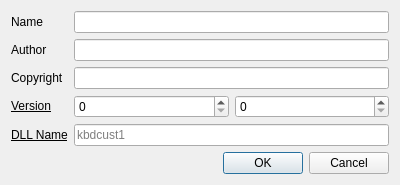
<?xml version="1.0" encoding="UTF-8"?>
<ui version="4.0">
 <class>Dialog</class>
 <widget class="QDialog" name="Dialog">
  <property name="geometry">
   <rect>
    <x>0</x>
    <y>0</y>
    <width>400</width>
    <height>173</height>
   </rect>
  </property>
  <property name="sizePolicy">
   <sizepolicy hsizetype="Preferred" vsizetype="Fixed">
    <horstretch>0</horstretch>
    <verstretch>0</verstretch>
   </sizepolicy>
  </property>
  <property name="windowTitle">
   <string>Metadata</string>
  </property>
  <layout class="QFormLayout" name="formLayout">
   <item row="0" column="0">
    <widget class="QLabel" name="label">
     <property name="text">
      <string>Name</string>
     </property>
    </widget>
   </item>
   <item row="0" column="1">
    <widget class="QLineEdit" name="editName"/>
   </item>
   <item row="1" column="0">
    <widget class="QLabel" name="label_2">
     <property name="text">
      <string>Author</string>
     </property>
    </widget>
   </item>
   <item row="1" column="1">
    <widget class="QLineEdit" name="editAuthor"/>
   </item>
   <item row="2" column="0">
    <widget class="QLabel" name="label_3">
     <property name="text">
      <string>Copyright</string>
     </property>
    </widget>
   </item>
   <item row="2" column="1">
    <widget class="QLineEdit" name="editCopyright"/>
   </item>
   <item row="3" column="0">
    <widget class="QLabel" name="label_4">
     <property name="toolTip">
      <string>Major and minor version numbers, must be in the range 0-32767.</string>
     </property>
     <property name="text">
      <string>&lt;html&gt;&lt;head/&gt;&lt;body&gt;&lt;p&gt;&lt;span style=&quot; text-decoration: underline;&quot;&gt;Version&lt;/span&gt;&lt;/p&gt;&lt;/body&gt;&lt;/html&gt;</string>
     </property>
    </widget>
   </item>
   <item row="3" column="1">
    <layout class="QHBoxLayout" name="horizontalLayout">
     <item>
      <widget class="QSpinBox" name="spinVersionMajor">
       <property name="maximum">
        <number>32767</number>
       </property>
      </widget>
     </item>
     <item>
      <widget class="QSpinBox" name="spinVersionMinor">
       <property name="maximum">
        <number>32767</number>
       </property>
      </widget>
     </item>
    </layout>
   </item>
   <item row="4" column="0">
    <widget class="QLabel" name="label_5">
     <property name="toolTip">
      <string>&lt;html&gt;&lt;head/&gt;&lt;body&gt;&lt;p style='white-space:pre;'&gt;The filename to use for the compiled DLL.&lt;br/&gt;Must have at most 8 characters and start with 'kbd'.&lt;br/&gt;Only letters, numbers, and underscores allowed.&lt;br/&gt;Do not include '.dll' suffix.&lt;br/&gt;Must be system-unique.&lt;/p&gt;&lt;/body&gt;&lt;/html&gt;</string>
     </property>
     <property name="text">
      <string>&lt;html&gt;&lt;head/&gt;&lt;body&gt;&lt;p&gt;&lt;span style=&quot; text-decoration: underline;&quot;&gt;DLL Name&lt;/span&gt;&lt;/p&gt;&lt;/body&gt;&lt;/html&gt;</string>
     </property>
    </widget>
   </item>
   <item row="4" column="1">
    <widget class="QLineEdit" name="editDllName">
     <property name="text">
      <string/>
     </property>
     <property name="maxLength">
      <number>8</number>
     </property>
     <property name="placeholderText">
      <string>kbdcust1</string>
     </property>
    </widget>
   </item>
   <item row="5" column="0" colspan="2">
    <widget class="QDialogButtonBox" name="buttonBox">
     <property name="orientation">
      <enum>Qt::Horizontal</enum>
     </property>
     <property name="standardButtons">
      <set>QDialogButtonBox::Cancel|QDialogButtonBox::Ok</set>
     </property>
    </widget>
   </item>
  </layout>
 </widget>
 <resources/>
 <connections>
  <connection>
   <sender>buttonBox</sender>
   <signal>rejected()</signal>
   <receiver>Dialog</receiver>
   <slot>reject()</slot>
   <hints>
    <hint type="sourcelabel">
     <x>316</x>
     <y>260</y>
    </hint>
    <hint type="destinationlabel">
     <x>286</x>
     <y>274</y>
    </hint>
   </hints>
  </connection>
 </connections>
</ui>
